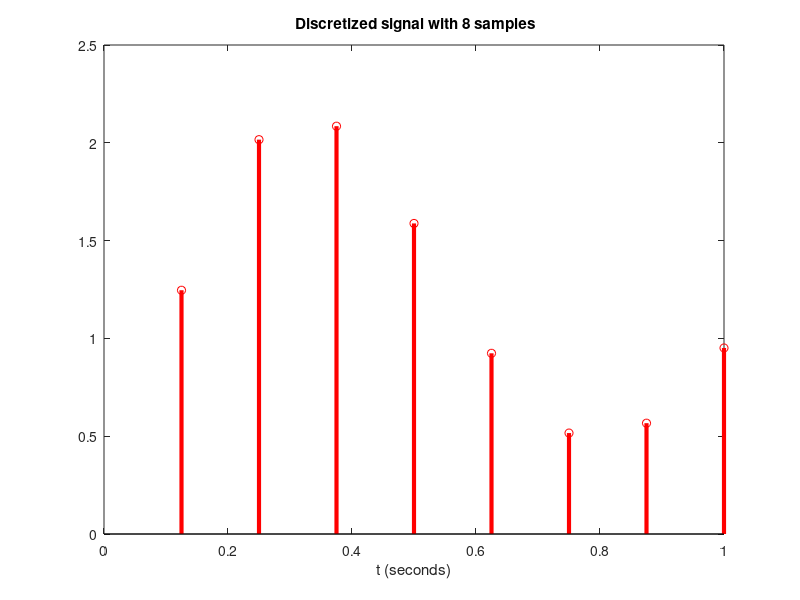

The MATLAB source for this figure: (Note: this script raises an error after producing the figure.)
%% PRÁCTICA 7.2. Progressive implementation of an FFT based on symmetry patterns

clc , clear all, close all
% Creation of the signal to be analyzed:
Factor = 8; % Number of complex samples: 8
F1 = 0.2;
F2 = 0.5;
F3 = 1;
Fmax = 1; % Maximum frequency
Fs = Factor*Fmax; % Sampling frequency
Ts = 1/Fs; % Sampling period
duration =1;
t = Ts:Ts:duration;
x = sin(2*pi*F1*t)+sin(2*pi*F2*t)+sin(2*pi*F3*t); % Signal
stem(t, x,'r', 'linewidth',3)
title(' Discretized signal with 8 samples')
xlabel('t (seconds)')
 
% Bit-reversal reordering
x = bitrevorder(x);
 
N = length(x); % Signal length
M = log2(N);   % Power of two: N = 8 ; M = 3
Ne = N;
 
% Initialization for different stages
stage1 = zeros(1,Ne); % Stage 1
stage2 = zeros(1,Ne); % Stage 2
stage3 = zeros(1,Ne); % Stage 3
 
for l = 1:M  % Counter from 1 to M stages
    if l==1 % DFT of two samples of the signal x
        for t=0:2:Ne-1
            % When t = 0, etapa1(t+1:t+2) takes the values at positions 1 and 2
            stage1(t+1:t+2) = stage1(t+1:t+2) + my_fft (x(t+1:t+2),2^l);
        end
        coefficients = stage1;
    end
    if l==2
        for k=0:4:Ne-1 % DFT of 4 samples
            % stage2(k+1:k+4) takes the values from four positions
            stage2(k+1:k+4) = stage2(k+1:k+4) + my_fft (stage1(k+1:k+4),2^l);
        end
        coefficients= stage2;
    end
    if l==3 % DFT of 8 samples
        for k=0:8:Ne-1
            stage3(k+1:k+8) = stage3(k+1:k+8) + my_fft (stage2(k+1:k+8),2^l);
        end
        coefficients= stage3;
   end
end
 
% Use of the dft_vectorial function to compare coefficients
x_dft = dft_vectorial (x);
 
Comprobation = x_dft';
Test = coefficients';
% Results
Results= [Comprobation Test]
